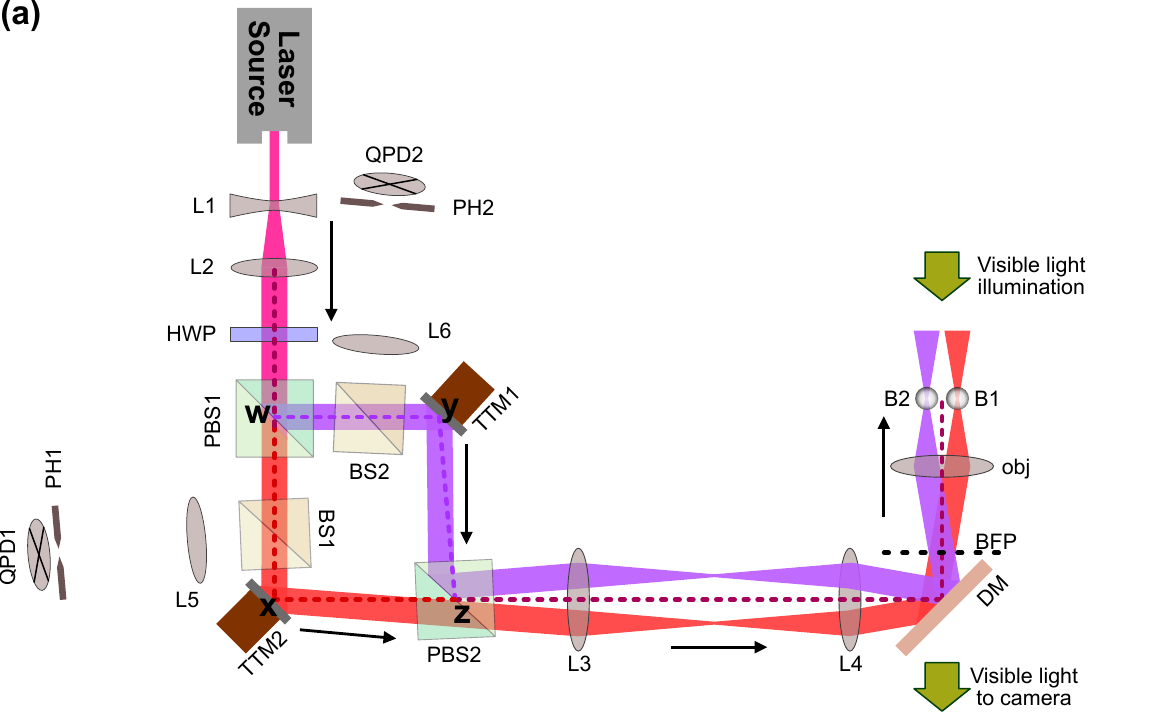
#> input picture demo/figures/dual_trap_tweezers.png, 1150 x 712 px
$ python -i fig_gallery.py   (imports and definitions only)
#> lines starting #> are read from the running program, lines starting #| are printed output that depends on the picture
"""Fig. 9: gallery of real artifacts (2x3). All panels are unmodified (cropped/downscaled) project artifacts,
except (c), which is drawn directly from optics.trace on backend/examples/sr_ion_apparatus.json."""
import sys, os, json
sys.path.insert(0, os.path.dirname(__file__))
sys.path.insert(0, os.path.join(os.path.dirname(__file__), "..", "..", "backend"))
import style
from style import plt, C, wavelength_color
import numpy as np
from PIL import Image
from matplotlib.patches import Rectangle
from optics.ir import Design
from optics.trace import trace
from optics.verify import verify

R = style.ROOT
SS = os.path.join(R, "web", "screenshots")
MAXW = 1100

def load(path, crop=None, maxw=MAXW):
#> called with path = 'demo/figures/dual_trap_tweezers.png', maxw = 1100
    im = Image.open(path).convert("RGB")
#> im is the input picture: PIL image 1150x712 RGB; mean R, G, B 245, 237, 240.1
    if crop: im = im.crop(crop)
    if im.width > maxw:
        im = im.resize((maxw, round(im.height * maxw / im.width)), Image.LANCZOS)
#> im: PIL image 1100x681 RGB
#> call 2 of load, with path = 'web/screenshots/flyin_mid.png', crop = (880, 110, 2200, 930), maxw = 1100
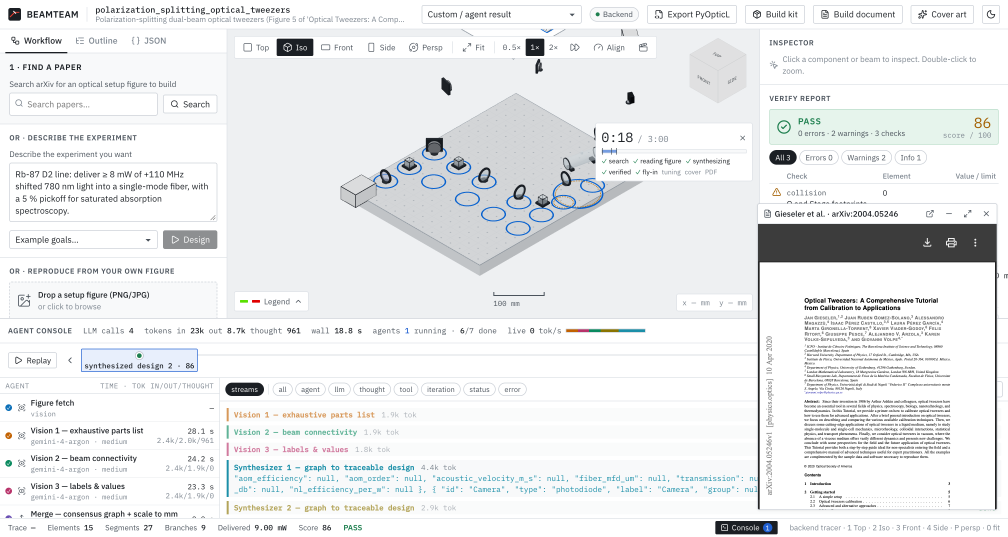
#> input picture web/screenshots/flyin_mid.png, 3024 x 1610 px (shown at 1/3 size)
#> in load, im is the input picture: PIL image 3024x1610 RGB; mean R, G, B 235.2, 236.7, 237.7
#> in load (call 2), `im = im.resize((maxw, round(im.height * maxw / im.width)), Image.LANCZ..`:
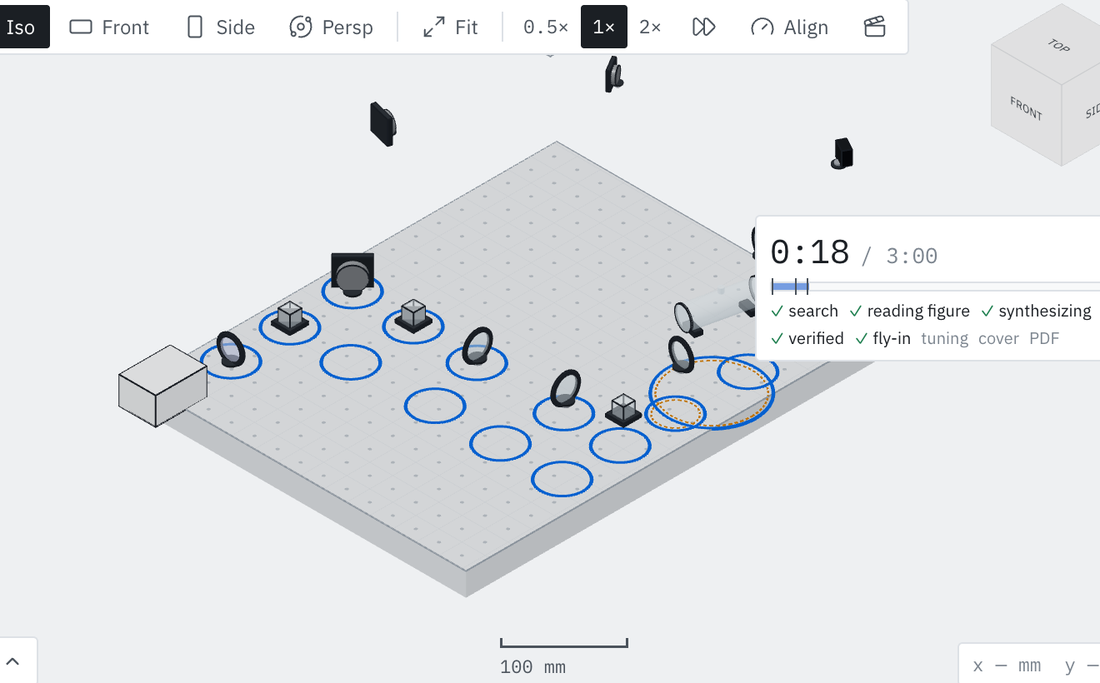
#> im: PIL image 1100x683 RGB; mean R, G, B 226.7, 229.2, 231.9
#> call 3 of load, with path = 'web/screenshots/token_streams.png', crop = (0, 975, 1420, 1590), maxw = 1100
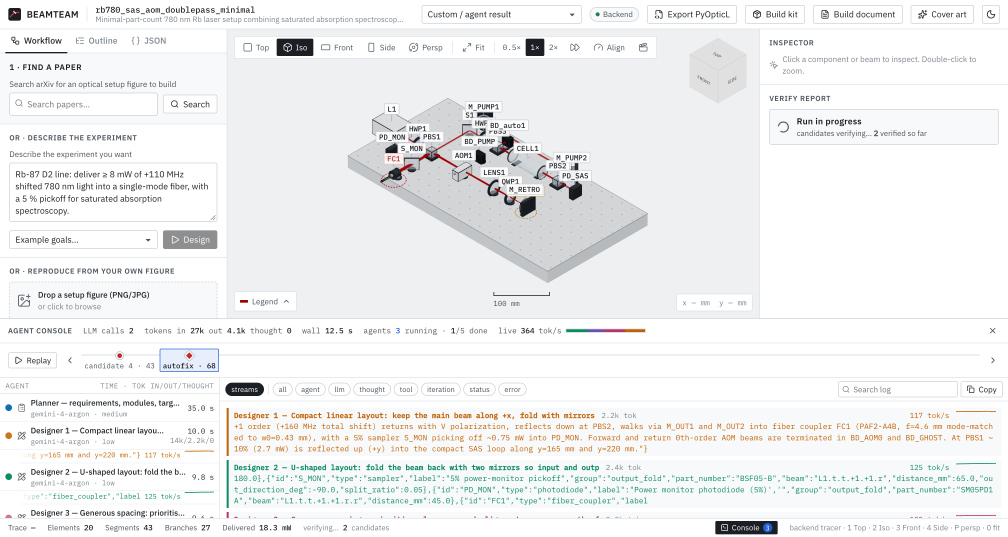
#> input picture web/screenshots/token_streams.png, 3024 x 1610 px (shown at 1/3 size)
#> in load, im is the input picture: PIL image 3024x1610 RGB; mean R, G, B 239.7, 240.7, 240.9
#> in load (call 3), `im = im.resize((maxw, round(im.height * maxw / im.width)), Image.LANCZ..`:
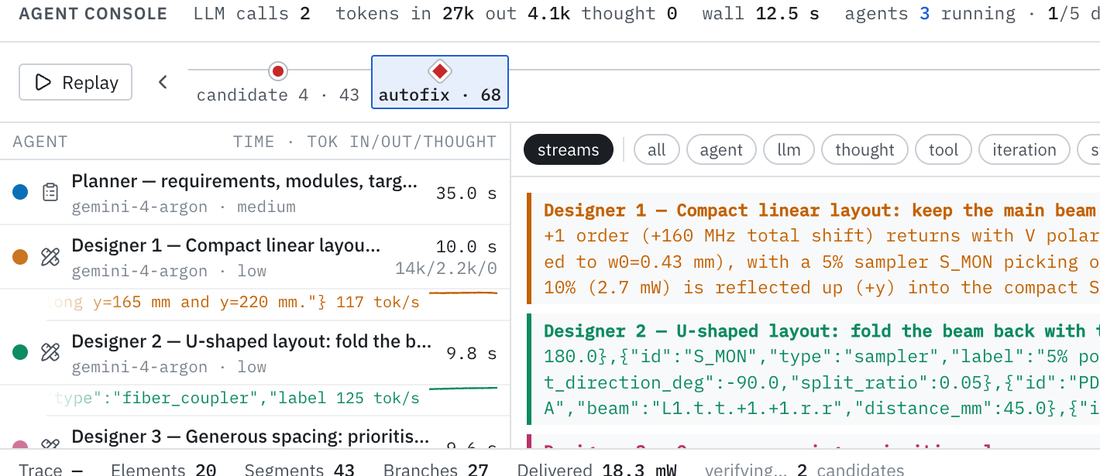
#> im: PIL image 1100x476 RGB; mean R, G, B 239.7, 240.7, 239.5
    return np.asarray(im)

def side_by_side(paths, h=700, gap=12):
#> called with h = 700, gap = 12
    ims = [Image.open(p).convert("RGB") for p in paths]
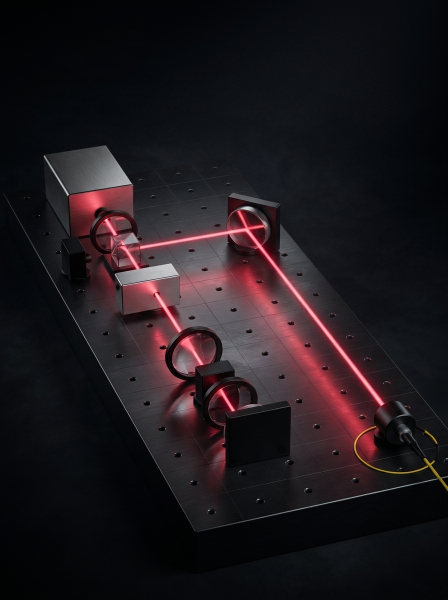
#> input picture demo/covers/gemini-3.1-flash-image_1.png, 896 x 1200 px (shown at 1/2 size)
    ims = [im.resize((round(im.width * h / im.height), h), Image.LANCZOS) for im in ims]
    W = sum(im.width for im in ims) + gap * (len(ims) - 1)
    out = Image.new("RGB", (W, h), "white"); x = 0
    for im in ims: out.paste(im, (x, 0)); x += im.width + gap
    return np.asarray(out)

fig, axs = plt.subplots(2, 3, figsize=(style.FULL_W, 3.55), gridspec_kw=dict(wspace=0.06, hspace=0.22))
axs = axs.ravel()
panels = []

# (a) paper figure: dual-trap tweezers (Ashraf & Pullarkat, arXiv:2411.16256, CC BY 4.0)
panels.append((load(os.path.join(R, "demo/figures/dual_trap_tweezers.png")), "paper figure (arXiv:2411.16256)"))
# (b) fly-in: figure lifted above the bench while parts drop into place
panels.append((load(os.path.join(SS, "flyin_mid.png"), crop=(880, 110, 2200, 930)), "fly-in onto the bench"))
# [1 line not run here, left out]
# (d) token-stream console
panels.append((load(os.path.join(SS, "token_streams.png"), crop=(0, 975, 1420, 1590)), "agent console, live token streams"))
# (e) covers: faithful (gemini-3.1-flash-image) + cinematic (gemini-nano-banana-2.1)
# [3 lines that did not run here, left out]
# (f) build kit, 3D-print tab
# [1 line that did not run here, left out]

info = {}
# [29 lines not run here, left out]

>>> result = load('../../web/screenshots/and_sfg.png')
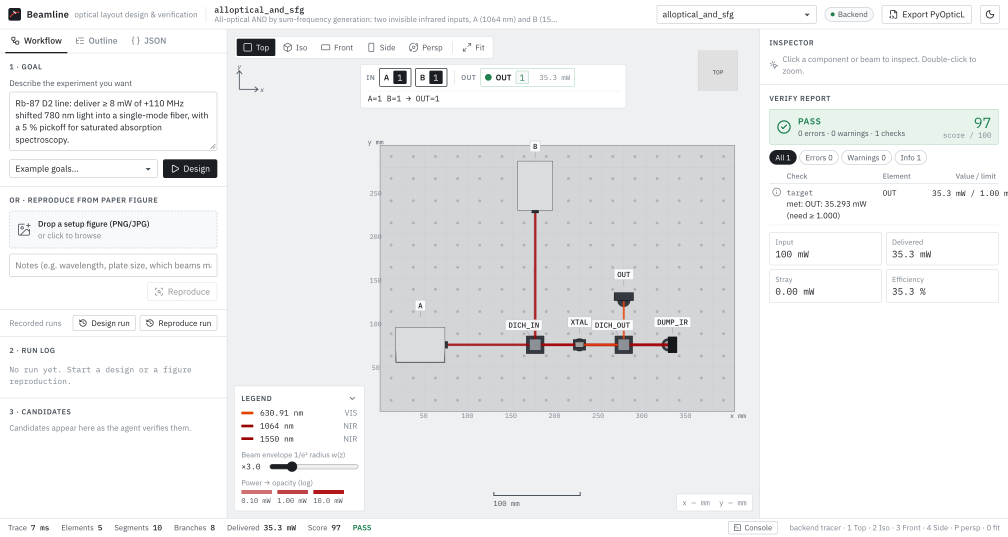
#> input picture web/screenshots/and_sfg.png, 3024 x 1610 px (shown at 1/3 size)
#> in load, im is the input picture: PIL image 3024x1610 RGB; mean R, G, B 237.5, 238.3, 239.3
#> in load (call 5), `im = im.resize((maxw, round(im.height * maxw / im.width)), Image.LANCZ..`:
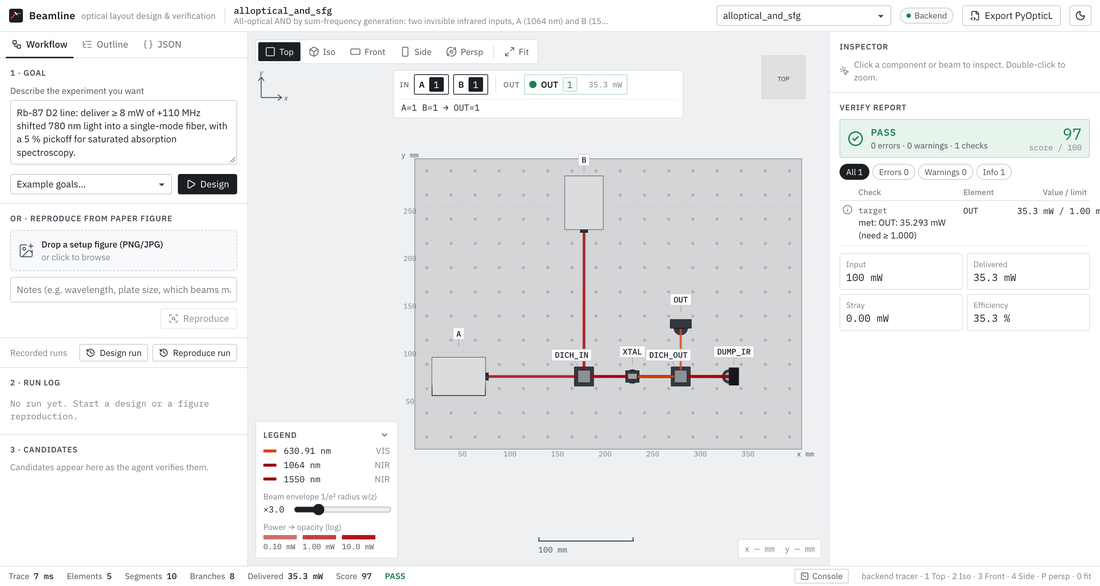
#> im: PIL image 1100x586 RGB; mean R, G, B 237.2, 238, 239
